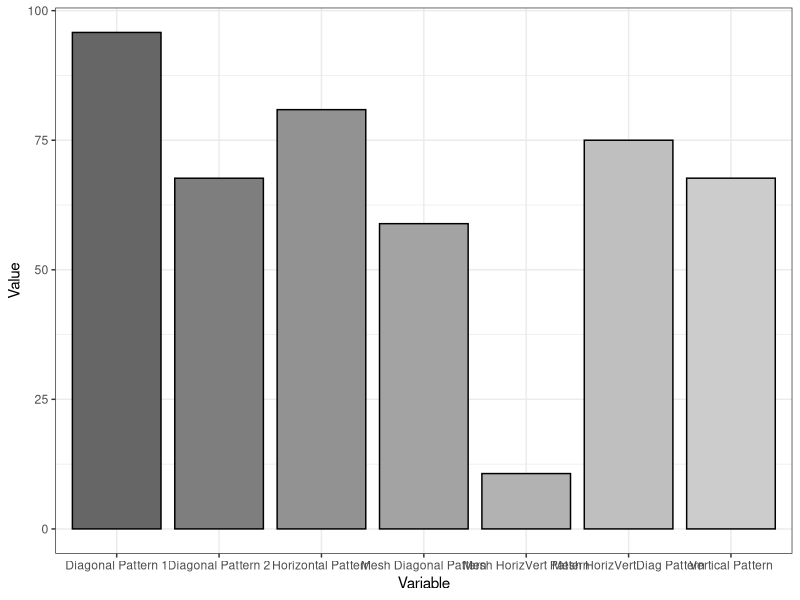
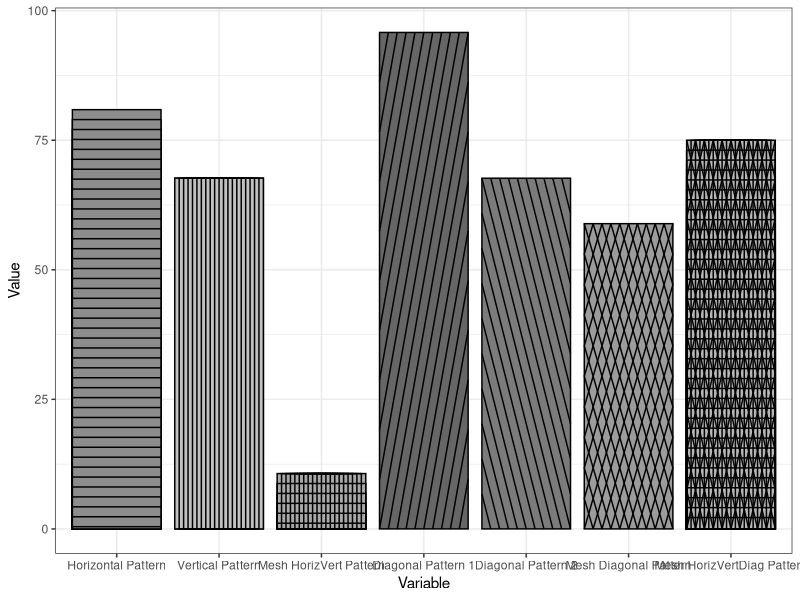

The R source for these figures, in order:
# NOTE TO CONTRIBUTORS: Beyond expanding the functionality of EggHatch there other potential considerations in tis future development. For example:
# we could try and remove as many pacakge dependencies as possible (though this might be quite difficult & ultimately unnecessary);
# we could also imoriove the script below by reducing the number of loops and incorporating piping (i.e., %>%) where possible.


# Object inspection shows that layers are numbered so should be able to access each layer by inputting number also. For example change function
# input to include layer=1(a=4), for example? Maybe a better way to do that? Most sensible way would be to loop through layers and determine
# the index number of the bar for that layer. Removes need for extra input. May need to perform addition or subtraction to values if each layer
# resets index. Investigate.

library(ggplot2)

Example.Data<- data.frame(matrix(vector(), 0, 3, dimnames=list(c(), c("Value", "Variable", "Fill"))), stringsAsFactors=F)

Example.Data[1, ] <- c(80.9, 'Horizontal Pattern','Horizontal Pattern' )
Example.Data[2, ] <- c(67.677777, 'Vertical Pattern','Vertical Pattern' )
Example.Data[3, ] <- c(10.678, 'Mesh HorizVert Pattern','Mesh HorizVert Pattern' )
Example.Data[4,] <- c(95.8, 'Diagonal Pattern 1','Diagonal Pattern 1' )
Example.Data[5,] <- c(67.67, 'Diagonal Pattern 2','Diagonal Pattern 2' )
Example.Data[6,] <- c(58.9, 'Mesh Diagonal Pattern','Mesh Diagonal Pattern' )
Example.Data[7,] <- c(75, 'Mesh HorizVertDiag Pattern','Mesh HorizVertDiag Pattern' )

HighlightDataVert<-Example.Data[2, ]
HighlightHorizontal<-Example.Data[1, ]
HighlightMesh<-Example.Data[3, ]
HighlightHorizontal$Value<-as.numeric(HighlightHorizontal$Value)
Example.Data$Value<-as.numeric(Example.Data$Value)


example_plot<-ggplot(Example.Data, aes(x=Variable, y=Value, fill=factor(Fill))) + 
  theme_bw() + 
  theme(legend.position = "none")+
  scale_fill_grey(start=.4)+
  geom_bar(position='identity', stat="identity", colour="black", width=.86565656)

example_plot 


EggHatch <- function(ggplot2_plot, cond.list, width_Man = NULL){
    
    # use this for Relevel
    library(Epi)
    # default relevel to avoid index issue
    ggplot2_plot$data$Variable = Relevel(ggplot2_plot$data$Variable, ref = c(ggplot2_plot$data$Variable))
  
    print("When choosing patterns ensure that scaling does not obscure horizontal lines. Should horizontal lines be obscured consider a different pattern (A, C, D, or any combination of them.)")
    # if statement for when no value input in 'fill'
      library(stringi)
      library(plyr)
      library(gtools)
      library(stringr)
    
      
      input_position_dodge<-ggplot2_plot$layers[[1]]$position$width
      input_colour<-ggplot2_plot$layers[[1]]$aes_params$colour
      fill_value<-ggplot2_plot$layers[[1]]$aes_params$fill
      input_size<-ggplot2_plot$theme$rect$size
      input_width<-ggplot2_plot$layers[[1]]$geom_params$width
  
      
      # remove any spaces, tabs etc. from input string
      cond.list<-stri_replace_all_charclass(cond.list, "\\p{WHITE_SPACE}", "")
      
      # list of conditions input by users
      string_split1<-strsplit(cond.list, ",")[[1]]
    
      
      # Dataframe shaped to match number of patterns and conditions entries 
      df <- data.frame(matrix(ncol = 2, nrow = length(string_split1)))
      colnames(df) <- c("Pattern", "Condition")
    
      pattern_options <- c("A", "B", "C", "D") 
      
      
      BAR_OUTPUT1<-ggplot2_plot
      BAR_OUTPUT<-BAR_OUTPUT1
      
      for (pos in 1:length(string_split1)){
        
        # seperate pattern from input condition into list, dropping '='
        cond_patterns <- as.list(strsplit(string_split1[pos], "=")[[1]])
        
        # write values to relevant colomns on current row
        df$Pattern[pos]<-cond_patterns[1]
        df$Condition[pos]<-cond_patterns[2]
        
      }
      
      # find largest mean value and pass 2% of it
      two_percent_of_largest_mean<-((max(unlist(lapply(ggplot2_plot$data$Value,FUN=max)))/100)*2)
  
      
      # loop around for number of conditions
      for (pos in 1:length(df$Condition)){
      
          Condition_Pos=0
            
        # split pattern into individual characters
        pattern_split_loop_var<-as.character(df$Pattern[pos])
        pattern_split_loop_var<- strsplit(pattern_split_loop_var, "")[[1]]
            
        if(grep("A|B|C|D", df$Pattern[pos], ignore.case=TRUE)){
          
          
          if ((grepl('A', df$Pattern[pos], ignore.case=TRUE))){
            
            
            # get 25% of original width
            vert_bar_count = (((ggplot2_plot$layers[[1]]$geom_params$width)/100)*10)
            Condition_Pos<-as.numeric(df$Condition[pos])
            
            for (i in 1){
              
              if (is.null(fill_value)){
                
                BAR_OUTPUT<-BAR_OUTPUT+geom_bar(data=BAR_OUTPUT$data[Condition_Pos,], position=position_dodge(input_position_dodge), stat="identity", colour=input_colour, size=input_size, width=(ggplot2_plot$layers[[1]]$geom_params$width))
                
              }
            
              if (!is.null(fill_value)){
                
              BAR_OUTPUT<-BAR_OUTPUT+geom_bar(data=BAR_OUTPUT$data[Condition_Pos,], position=position_dodge(input_position_dodge), stat="identity", colour=input_colour, size=input_size, width=(ggplot2_plot$layers[[1]]$geom_params$width),fill=fill_value)
              
              }
              
              # loop 4 times 
              for (i in 1:((ggplot2_plot$layers[[1]]$geom_params$width)/vert_bar_count)){
                
                # when calculating the number of times to loop and draw consider making value = bar width
                # additionally consider add a verticle line '0' by default. Should get around any 
                # stepping outside range
                # alternative just draw a line on each unit on the x-axis inside bounds of bar: number at given
                # point (x-axis label) then either side of number, for example:
                # geom_vline(xintercept=c(1.5,2.5, 10.5), linetype="dotted", size=.8)
                #
                # ensure the Condition_Position value is correct here
                BAR_OUTPUT<-BAR_OUTPUT+geom_bar(data=BAR_OUTPUT$data[Condition_Pos,], position=position_dodge(input_position_dodge), stat="identity", colour=input_colour, size=input_size, width=(ggplot2_plot$layers[[1]]$geom_params$width)-vert_bar_count, fill='transparent')
                vert_bar_count = vert_bar_count + (((ggplot2_plot$layers[[1]]$geom_params$width)/100)*10)#((ggplot2_plot$layers[[1]]$geom_params$width)/4)
                
              }
            }
            
            if ((grepl('B', df$Pattern[pos], ignore.case=TRUE))){  
              
              point_1_percent_of_current_mean <- ((BAR_OUTPUT$data$Value[Condition_Pos]/100)*.1)
              
              while((BAR_OUTPUT$data$Value[Condition_Pos])>=two_percent_of_largest_mean){ 
                
                # this breaks while loop to prevent going below x-axis 0
                if(((as.numeric(BAR_OUTPUT$data$Value[Condition_Pos]))-(ggplot2_plot$data$Value[Condition_Pos]/100))<0){
                  
                  break
                  
                }
                
                BAR_OUTPUT$data$Value[Condition_Pos]<-(as.numeric(BAR_OUTPUT$data$Value[Condition_Pos]))-two_percent_of_largest_mean
                
                # This stops line very close to 0 on y-axis
                if(((BAR_OUTPUT$data$Value[Condition_Pos])<((two_percent_of_largest_mean/100)*15))){
                  
                  break
                  
                }
                
                BAR_OUTPUT<-BAR_OUTPUT+geom_bar(data=BAR_OUTPUT$data[Condition_Pos,], position=position_dodge(input_position_dodge), stat="identity", colour=input_colour, size=input_size, width = ggplot2_plot$layers[[1]]$geom_params$width, fill='transparent')
                
                
              }
  
                
            } # end of sub grepl 'B'
            
            if ((grepl('C', df$Pattern[pos], ignore.case=TRUE))){


              # Code for diagonal C
              position_input_x<-as.numeric(df$Condition[pos])
              position_input_y<-as.numeric(df$Condition[pos])
              # half of input width
              # when minused from centre of bar point on x-axis
              # it gives value at start of bar on x-axis
              # inverse true for end of bar width
              half_input_width<-input_width/2
              ten_perc_input_width<-((input_width/100)*10)

              x_axis_min <- position_input_x-half_input_width
              x_axis_start_top<-x_axis_min
              x_axis_start_bottom<-x_axis_min
              x_axis_max <- position_input_x+half_input_width
              
              
              y_axis_max<- ggplot2_plot$data$Value[position_input_y]
              # need to pull the max value from the example_plot the max boundries...
              # or caluclate the
              z_percent_of_current_mean<-(y_axis_max/100)*10
              
              

              df_diag <- data.frame(

                # start on x-axis-end on x-axis
                x = c(x_axis_start_bottom,x_axis_start_top),


                # start on y-axis-end on y-axis
                y = c(y_axis_max,y_axis_max), Fill='Hope you\'re having a nice day.')


              for(i in 1:19){
                
                # run if 2nd x-position is less or equal to rightmost edge of bar
                # minus 10% of total input width
                if (df_diag$x[2]<(as.character(x_axis_max))){
                  
                  
                  # 1/10 of unit value in width field
                  df_diag$x[2]<-df_diag$x[2]+(ten_perc_input_width)
                  
                  # subtract z percent from 1st y height
                  df_diag$y[1]<-df_diag$y[1]-(z_percent_of_current_mean)
                  
                  # draw using current df_diag values
                  BAR_OUTPUT<-BAR_OUTPUT+geom_path(data=df_diag, aes(x=x, y=y),colour = "black")
                  
                } # end of if statement when less than x_axis_max
                
                # run this code to limit 2nd x-point from moving past rightmost edge of bar
                if (df_diag$x[2]==as.character(x_axis_max)){
                  
                  
                  # drop height of 2nd y-position by z percentage
                  df_diag$y[2]<-df_diag$y[2]-(z_percent_of_current_mean)
                  
                  if(df_diag$y[1]<=z_percent_of_current_mean){
                    
                    df_diag$x[1]<-df_diag$x[1]+ten_perc_input_width
                  }
                  
                  BAR_OUTPUT<-BAR_OUTPUT+geom_path(data=df_diag, aes(x=x, y=y),colour = "black")
                  
                } # end of if statement when x_axis_max reached
                
                
              } # end of for loop 1:19


            } # end of sub grepl 'C'
            
            if ((grepl('D', df$Pattern[pos], ignore.case=TRUE))){
             
              # Code for left leaning diagonal 'D'
              position_input_x<-as.numeric(df$Condition[pos])
              position_input_y<-as.numeric(df$Condition[pos])
              # half of input width
              # when minused from centre of bar point on x-axis
              # it gives value at start of bar on x-axis
              # inverse true for end of bar width
              half_input_width<-input_width/2
              ten_perc_input_width<-((input_width/100)*10)
              
              x_axis_min <- position_input_x-half_input_width
              x_axis_max <- position_input_x+half_input_width
              y_axis_max<- ggplot2_plot$data$Value[position_input_y]
              # need to pull the max value from the example_plot the max boundries...
              # or caluclate the
              z_percent_of_current_mean<-(y_axis_max/100)*10
              
              df_diag <- data.frame(
                
                # start on x-axis-end on x-axis
                x = c(x_axis_max,x_axis_max),
                
                
                # start on y-axis-end on y-axis
                y = c(y_axis_max,y_axis_max), Fill='Hope you\'re having a nice day.')
              
             
              for(i in 1:19){
                
                # run if 1st x-position is less or equal to leftmost edge of bar
                # minus 10% of total input width
                if (df_diag$x[2]>(as.character(x_axis_min))){
                  
                 
                  # 1/10 of unit value in width field
                  df_diag$x[2]<-df_diag$x[2]-(ten_perc_input_width)
                  
                  # subtract z percent from 1st y height
                  df_diag$y[1]<-df_diag$y[1]-(z_percent_of_current_mean)
                  
                  # draw using current df_diag values
                  BAR_OUTPUT<-BAR_OUTPUT+geom_path(data=df_diag, aes(x=x, y=y),colour = "black")
                  
                } # end of if statement when less than x_axis_max
                
                # run this code to limit 2nd x-point from moving past rightmost edge of bar
                if (df_diag$x[2]==as.character(x_axis_min)){
                  
                  # drop height of 2nd y-position by z percentage
                  df_diag$y[2]<-df_diag$y[2]-(z_percent_of_current_mean)
                  
                  if(df_diag$y[1]<=z_percent_of_current_mean){
                    
                    
                    df_diag$x[1]<-df_diag$x[1]-ten_perc_input_width
                  }
                  
                  BAR_OUTPUT<-BAR_OUTPUT+geom_path(data=df_diag, aes(x=x, y=y),colour = "black")
                  
                } # end of if statement when x_axis_max reached
                
                
              } # end of for loop 1:19
               
            }
            
          } # end of if grepl 'A'
          
         
          # This runs code when *only* 'B' in string
          if ((!grepl("[^B]", df$Pattern[pos], ignore.case=TRUE))==TRUE){
            
            Condition_Pos<-as.numeric(df$Condition[pos])
            one_percent_horiz<-(BAR_OUTPUT$data$Value[Condition_Pos])/100
            Twenty_percent_horiz<-(one_percent_horiz*20)
            
            point_1_percent_of_current_mean <- ((BAR_OUTPUT$data$Value[Condition_Pos]/100)*.1)
            
            # draw original bar -> avoids any issue with 'fill' and drawing incorrect height
            BAR_OUTPUT<-BAR_OUTPUT+geom_bar(data=BAR_OUTPUT$data[Condition_Pos,], position=position_dodge(input_position_dodge), stat="identity", colour=input_colour, size=input_size, width = ggplot2_plot$layers[[1]]$geom_params$width)
            
            # drawing lines (via minusing mean) above 0 on y-axis
            while((BAR_OUTPUT$data$Value[Condition_Pos])>=two_percent_of_largest_mean){ 
              
              # this breaks while loop to prevent going below x-axis 0
              if(((as.numeric(BAR_OUTPUT$data$Value[Condition_Pos]))-(ggplot2_plot$data$Value[Condition_Pos]/100))<0){
                
                break
                
              }
              
              
              # check null value
              if (is.null(fill_value)){
                
                BAR_OUTPUT$data$Value[Condition_Pos]<-(as.numeric(BAR_OUTPUT$data$Value[Condition_Pos]))-two_percent_of_largest_mean
                
                if(((BAR_OUTPUT$data$Value[Condition_Pos])<((two_percent_of_largest_mean/100)*15))){
                  
                  break
                  
                }
                
                BAR_OUTPUT<-BAR_OUTPUT+geom_bar(data=BAR_OUTPUT$data[Condition_Pos,], position=position_dodge(input_position_dodge), stat="identity", colour=input_colour, size=input_size, width = ggplot2_plot$layers[[1]]$geom_params$width)
                
                
              }
              
              if (!is.null(fill_value)){
              
                BAR_OUTPUT$data$Value[Condition_Pos]<-(as.numeric(BAR_OUTPUT$data$Value[Condition_Pos]))-two_percent_of_largest_mean
                
                if(((BAR_OUTPUT$data$Value[Condition_Pos])<((two_percent_of_largest_mean/100)*15))){
                  
                  break
                  
                }
                
                BAR_OUTPUT<-BAR_OUTPUT+geom_bar(data=BAR_OUTPUT$data[Condition_Pos,], position=position_dodge(input_position_dodge), stat="identity", colour=input_colour, size=input_size, width = ggplot2_plot$layers[[1]]$geom_params$width, fill=fill_value)
                
              }
        
              
            }
    
            
          } # end of if grepl 'B'
          
          if ((!grepl('A', df$Pattern[pos], ignore.case=TRUE))==TRUE){
          # Only run this code if 'A' is NOT in string - issue lies in BAR_OUTPUT value
            if ((grepl('C', df$Pattern[pos], ignore.case=TRUE))){
              
              Condition_Pos<-as.numeric(df$Condition[pos])
              
              if ((grepl('B', df$Pattern[pos], ignore.case=TRUE))){

                # draw original bar -> avoids any issue with 'fill' and drawing incorrect height
                BAR_OUTPUT<-BAR_OUTPUT+geom_bar(data=BAR_OUTPUT$data[Condition_Pos,], position=position_dodge(input_position_dodge), stat="identity", colour=input_colour, size=input_size, width = ggplot2_plot$layers[[1]]$geom_params$width)

                point_1_percent_of_current_mean <- ((BAR_OUTPUT$data$Value[Condition_Pos]/100)*.1)

                
                while((BAR_OUTPUT$data$Value[Condition_Pos])>=two_percent_of_largest_mean){

                  
                  # this breaks while loop to prevent going below x-axis 0
                  if(((as.numeric(BAR_OUTPUT$data$Value[Condition_Pos]))-(ggplot2_plot$data$Value[Condition_Pos]/100))<0){

                    break

                  }

                  BAR_OUTPUT$data$Value[Condition_Pos]<-(as.numeric(BAR_OUTPUT$data$Value[Condition_Pos]))-two_percent_of_largest_mean

                  # This stops line very close to 0 on y-axis
                  if(((BAR_OUTPUT$data$Value[Condition_Pos])<((two_percent_of_largest_mean/100)*15))){

                    break


                  }

                  BAR_OUTPUT<-BAR_OUTPUT+geom_bar(data=BAR_OUTPUT$data[Condition_Pos,], position=position_dodge(input_position_dodge), stat="identity", colour=input_colour, size=input_size, width = ggplot2_plot$layers[[1]]$geom_params$width, fill='transparent')


                }


              } # end of sub grepl 'B'
              
              # Code for right leaning diagonal 'C'
              position_input_x<-as.numeric(df$Condition[pos])
              position_input_y<-as.numeric(df$Condition[pos])
              # half of input width
              # when minused from centre of bar point on x-axis
              # it gives value at start of bar on x-axis
              # inverse true for end of bar width
              half_input_width<-input_width/2
              ten_perc_input_width<-((input_width/100)*10)
    
              x_axis_min <- position_input_x-half_input_width
              x_axis_max <- position_input_x+half_input_width
             
              y_axis_max<- ggplot2_plot$data$Value[position_input_y]
              # need to pull the max value from the example_plot the max boundries...
              # or caluclate the
              z_percent_of_current_mean<-(y_axis_max/100)*10

              df_diag <- data.frame(
    
                                  # start on x-axis-end on x-axis
                                  x = c(x_axis_min,x_axis_min),
    
    
                                  # start on y-axis-end on y-axis
                                  y = c(y_axis_max,y_axis_max), Fill='Hope you\'re having a nice day.')
    
    
             for(i in 1:19){
    
                # run if 2nd x-position is less or equal to rightmost edge of bar
                # minus 10% of total input width
                if (df_diag$x[2]<(as.character(x_axis_max))){
                  
                  
                  # 1/10 of unit value in width field
                  df_diag$x[2]<-df_diag$x[2]+(ten_perc_input_width)
                  
                  # subtract z percent from 1st y height
                  df_diag$y[1]<-df_diag$y[1]-(z_percent_of_current_mean)
                  
                  # draw using current df_diag values
                  BAR_OUTPUT<-BAR_OUTPUT+geom_path(data=df_diag, aes(x=x, y=y),colour = "black")
                  
                } # end of if statement when less than x_axis_max
               
                # run this code to limit 2nd x-point from moving past rightmost edge of bar
                if (df_diag$x[2]==as.character(x_axis_max)){
                  
                  # drop height of 2nd y-position by z percentage
                  df_diag$y[2]<-df_diag$y[2]-(z_percent_of_current_mean)
                  
                  if(df_diag$y[1]<=z_percent_of_current_mean){
                    
                    df_diag$x[1]<-df_diag$x[1]+ten_perc_input_width
                  }
                  
                  BAR_OUTPUT<-BAR_OUTPUT+geom_path(data=df_diag, aes(x=x, y=y),colour = "black")
                  
                } # end of if statement when x_axis_max reached
                
    
              } # end of for loop 1:19
    
    
            } # end of grepl 'C'
          
            
            if ((grepl('D', df$Pattern[pos], ignore.case=TRUE))){
              
              Condition_Pos<-as.numeric(df$Condition[pos])
              
              if ((grepl('B', df$Pattern[pos], ignore.case=TRUE))){
                
                # draw original bar -> avoids any issue with 'fill' and drawing incorrect height
                BAR_OUTPUT<-BAR_OUTPUT+geom_bar(data=BAR_OUTPUT$data[Condition_Pos,], position=position_dodge(input_position_dodge), stat="identity", colour=input_colour, size=input_size, width = ggplot2_plot$layers[[1]]$geom_params$width)
                
                point_1_percent_of_current_mean <- ((BAR_OUTPUT$data$Value[Condition_Pos]/100)*.1)
                
                while((BAR_OUTPUT$data$Value[Condition_Pos])>=two_percent_of_largest_mean){
                  
                  # this breaks while loop to prevent going below x-axis 0
                  if(((as.numeric(BAR_OUTPUT$data$Value[Condition_Pos]))-(ggplot2_plot$data$Value[Condition_Pos]/100))<0){
                    
                    break
                    
                  }
                  
                  BAR_OUTPUT$data$Value[Condition_Pos]<-(as.numeric(BAR_OUTPUT$data$Value[Condition_Pos]))-two_percent_of_largest_mean
                  
                  # This stops line very close to 0 on y-axis
                  if(((BAR_OUTPUT$data$Value[Condition_Pos])<((two_percent_of_largest_mean/100)*15))){
                    
                    break
                    
                  }
                  
                  BAR_OUTPUT<-BAR_OUTPUT+geom_bar(data=BAR_OUTPUT$data[Condition_Pos,], position=position_dodge(input_position_dodge), stat="identity", colour=input_colour, size=input_size, width = ggplot2_plot$layers[[1]]$geom_params$width, fill='transparent')
                  
                  
                }
                
                
              } # end of sub grepl 'B'
              
              # Code for left leaning diagonal 'D'
              position_input_x<-as.numeric(df$Condition[pos])
              position_input_y<-as.numeric(df$Condition[pos])
              # half of input width
              # when minused from centre of bar point on x-axis
              # it gives value at start of bar on x-axis
              # inverse true for end of bar width
              half_input_width<-input_width/2
              ten_perc_input_width<-((input_width/100)*10)
              
              x_axis_min <- position_input_x-half_input_width
              x_axis_max <- position_input_x+half_input_width
              
              y_axis_max<- ggplot2_plot$data$Value[position_input_y]
              # need to pull the max value from the example_plot the max boundries...
              # or caluclate the
              z_percent_of_current_mean<-(y_axis_max/100)*10
              
              df_diag <- data.frame(
                
                # start on x-axis-end on x-axis
                x = c(x_axis_max,x_axis_max),
                
                
                # start on y-axis-end on y-axis
                y = c(y_axis_max,y_axis_max), Fill='Hope you\'re having a nice day.')
              
              
              for(i in 1:19){
                
                # run if 1st x-position is less or equal to leftmost edge of bar
                # minus 10% of total input width
                if (df_diag$x[2]>(as.character(x_axis_min))){
                  
                 
                  # 1/10 of unit value in width field
                  df_diag$x[2]<-df_diag$x[2]-(ten_perc_input_width)
                  
                  # subtract z percent from 1st y height
                  df_diag$y[1]<-df_diag$y[1]-(z_percent_of_current_mean)
                  
                  # draw using current df_diag values
                  BAR_OUTPUT<-BAR_OUTPUT+geom_path(data=df_diag, aes(x=x, y=y),colour = "black")
                  
                } # end of if statement when less than x_axis_max
                
                # run this code to limit 2nd x-point from moving past rightmost edge of bar
                if (df_diag$x[2]==as.character(x_axis_min)){
                  
                  # drop height of 2nd y-position by z percentage
                  df_diag$y[2]<-df_diag$y[2]-(z_percent_of_current_mean)
                  
                  if(df_diag$y[1]<=z_percent_of_current_mean){
                    
                    df_diag$x[1]<-df_diag$x[1]-ten_perc_input_width
                  }
                  
                  BAR_OUTPUT<-BAR_OUTPUT+geom_path(data=df_diag, aes(x=x, y=y),colour = "black")
                  
                } # end of if statement when x_axis_max reached
                
                
              } # end of for loop 1:19
              
              
            } # end of grepl 'D'
              
        } # end of no 'A' if statment
          
        }  
        
        
            
        } # second loop
        
      BAR_OUTPUT
      
  }
    
  
  

  
  
# pattern letters and row numbers
# combine patterns by combining letters, for example: AB, ABC etc.
# A=vertical lines
# B=horizontal lines
# C=diagonal lines bottom-top
# D=diagonal lines top-bottom
# Numbers represent data index (row number) in dataframe
EggHatch_output<-EggHatch(example_plot, ('b=1, A=2, Ba=3, C=4, d=5, Dc=6, ABcD=7'))
EggHatch_output
